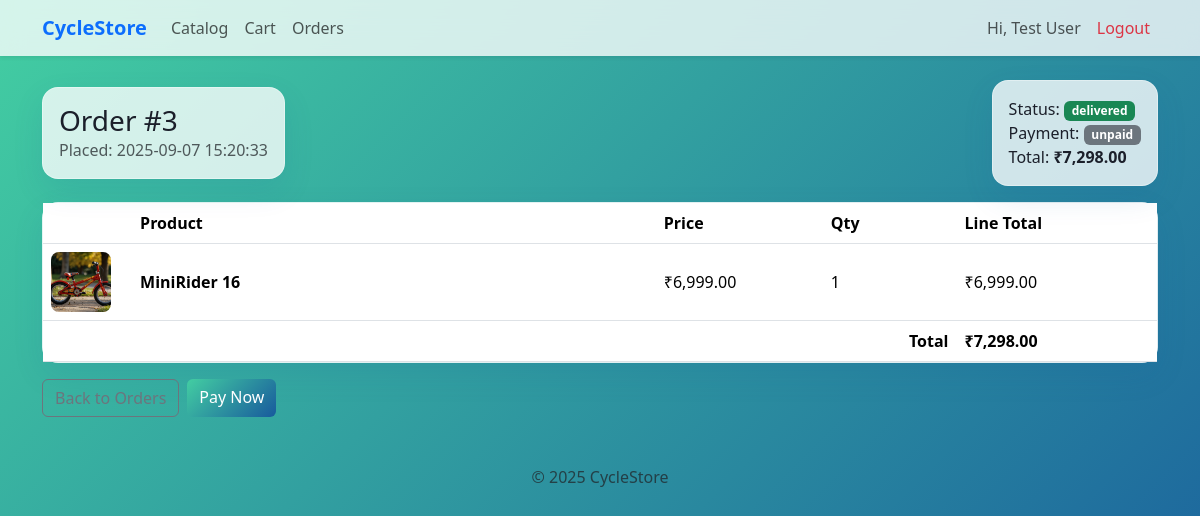
Page /user/order_view.php?id=3 (signed in) on the committed database.
### tables this page shows
CREATE TABLE `orders` (
  `id` int(11) NOT NULL,
  `order_date` datetime NOT NULL DEFAULT current_timestamp(),
  `user_id` int(11) NOT NULL,
  `address_id` int(11) NOT NULL,
  `status` enum('pending','confirmed','shipped','delivered','cancelled') NOT NULL DEFAULT 'pending',
  `subtotal` decimal(12,2) NOT NULL DEFAULT 0.00,
  `shipping` decimal(12,2) NOT NULL DEFAULT 0.00,
  `total` decimal(12,2) NOT NULL DEFAULT 0.00,
  `payment_status` enum('unpaid','paid','cod','refund') NOT NULL DEFAULT 'unpaid',
  `created_at` datetime DEFAULT current_timestamp()
);

CREATE TABLE `order_items` (
  `id` int(11) NOT NULL,
  `order_id` int(11) NOT NULL,
  `product_id` int(11) NOT NULL,
  `price` decimal(12,2) NOT NULL,
  `quantity` int(11) NOT NULL
);

### user/order_view.php (the view, shortened to what this page needs)
<?php
require_once '../config/db.php';
$user_id = (int)($_SESSION['user']['id'] ?? 0);
$id = (int)($_GET['id'] ?? 0);
$ORDER_TOTAL_COL = 'total';
$ORDER_USER_COL  = 'user_id';
try {
  $sql1 = "SELECT o.id, o.status, o.payment_status, o.$ORDER_TOTAL_COL AS total, o.created_at
           FROM orders o
           WHERE o.id=? AND o.$ORDER_USER_COL=? LIMIT 1";
  $stmt = mysqli_prepare($conn, $sql1);
  mysqli_stmt_bind_param($stmt, "ii", $id, $user_id);
  mysqli_stmt_execute($stmt);
  $res = mysqli_stmt_get_result($stmt);
  $order = mysqli_fetch_assoc($res);
$sql2 = "SELECT
            oi.id,
            oi.product_id,
            COALESCE(p.name, '') AS name,
            oi.price,
            oi.quantity AS qty,           -- change this to your real column (e.g., quantity or qty_ordered)
            COALESCE(p.thumbnail, '') AS thumbnail
         FROM order_items oi
         LEFT JOIN products p ON p.id = oi.product_id
         WHERE oi.order_id=?
         ORDER BY oi.id ASC";
  $stmt = mysqli_prepare($conn, $sql2);
  mysqli_stmt_bind_param($stmt, "i", $id);
  mysqli_stmt_execute($stmt);
  $res = mysqli_stmt_get_result($stmt);
  $items = [];
  while ($r = mysqli_fetch_assoc($res)) $items[] = $r;
} catch (mysqli_sql_exception $e) {
  http_response_code(500);
  die('SQL error: '.$e->getMessage());
}
include '../includes/header_user.php';
include '../includes/nav_user.php';
?>
<div class="container my-4">
  <div class="d-flex justify-content-between align-items-center mb-3">
    <div class="glass p-3">
      <h3 class="mb-0">Order #<?= (int)$order['id'] ?></h3>
      <div class="text-muted">Placed: <?= htmlspecialchars($order['created_at']) ?></div>
    </div>
    <div class="glass p-3">
      <?php
        $badge='text-bg-secondary';
        if ($order['status']==='delivered') $badge='text-bg-success';
        $pBadge='text-bg-secondary';
        if ($order['payment_status']==='unpaid' || $order['payment_status']==='pending') $pBadge='text-bg-secondary';
      ?>
      <div>Status: <span class="badge <?= $badge ?>"><?= htmlspecialchars($order['status']) ?></span></div>
      <div>Payment: <span class="badge <?= $pBadge ?>"><?= htmlspecialchars($order['payment_status']) ?></span></div>
      <div>Total: <strong>₹<?= number_format((float)$order['total'],2) ?></strong></div>
    </div>
  </div>
  <div class="glass p-0">
    <table class="table align-middle mb-0">
      <thead>
        <tr>
          <th style="width:8%"></th>
          <th>Product</th>
          <th style="width:15%">Price</th>
          <th style="width:12%">Qty</th>
          <th style="width:18%">Line Total</th>
        </tr>
      </thead>
      <tbody>
        <?php if (empty($items)): ?>
          <tr><td colspan="5" class="text-center py-4">No items found.</td></tr>
        <?php else: foreach ($items as $it): ?>
          <tr>
            <td>
              <img
                src="<?= htmlspecialchars($it['thumbnail'] ?: '/assets/img/placeholder.jpg') ?>"
                alt=""
                style="width:60px;height:60px;object-fit:cover;border-radius:8px;"
                onerror="this.onerror=null;this.src='/assets/img/placeholder.jpg';">
            </td>
            <td class="fw-semibold"><?= htmlspecialchars($it['name']) ?></td>
            <td>₹<?= number_format((float)$it['price'],2) ?></td>
            <td><?= (int)$it['qty'] ?></td>
            <td>₹<?= number_format((float)$it['price'] * (int)$it['qty'], 2) ?></td>
          </tr>
        <?php endforeach; endif; ?>
      </tbody>
      <?php if (!empty($items)): ?>
      <tfoot>
        <tr>
          <th colspan="4" class="text-end">Total</th>
          <th>₹<?= number_format((float)$order['total'],2) ?></th>
        </tr>
      </tfoot>
      <?php endif; ?>
    </table>
  </div>
  <div class="mt-3 d-flex gap-2">
    <a class="btn btn-outline-secondary" href="/user/order_history.php">Back to Orders</a>
    <?php if ($order['payment_status']!=='paid' && $order['status']!=='cancelled'): ?>
      <a class="btn btn-brand" href="/user/checkout_payment.php?order_id=<?= (int)$order['id'] ?>">Pay Now</a>
    <?php endif; ?>
  </div>
</div>
<?php include '../includes/footer.php'; ?>

### includes/header_user.php (style rules this page uses)
body { background:linear-gradient(135deg,#43cea2,#185a9d);min-height:100vh;color:#1b1f2a; }
.glass { background:rgba(255,255,255,.78);border:1px solid rgba(255,255,255,.35);border-radius:16px;box-shadow:0 12px 30px rgba(24,90,157,.12); }
.btn-brand { background:linear-gradient(135deg,#43cea2,#185a9d);color:#fff;border:0; }

### rows in the picture
orders: id "3", created_at "2025-09-07 15:20:33", status "delivered", payment_status "unpaid", total "7,298.00"
order_items: name "MiniRider 16", price "6,999.00", quantity "1", (float)$it['price'] * (int)$it['qty'] "6,999.00"

### other values in the picture
$u['name'] "Test User"
